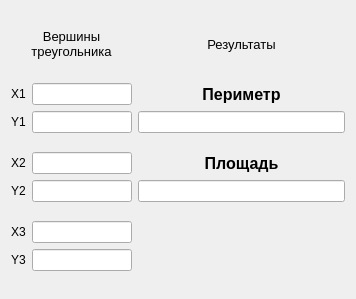
<?xml version="1.0" encoding="UTF-8"?>
<ui version="4.0">
 <class>Widget</class>
 <widget class="QWidget" name="Widget">
  <property name="geometry">
   <rect>
    <x>0</x>
    <y>0</y>
    <width>356</width>
    <height>299</height>
   </rect>
  </property>
  <property name="windowTitle">
   <string>Triangle Calculator</string>
  </property>
  <layout class="QGridLayout" name="gridLayout_4" columnstretch="1,1">
   <item row="0" column="0">
    <widget class="QLabel" name="coordLabel">
     <property name="sizePolicy">
      <sizepolicy hsizetype="Preferred" vsizetype="Fixed">
       <horstretch>0</horstretch>
       <verstretch>0</verstretch>
      </sizepolicy>
     </property>
     <property name="maximumSize">
      <size>
       <width>16777215</width>
       <height>40</height>
      </size>
     </property>
     <property name="font">
      <font>
       <pointsize>10</pointsize>
      </font>
     </property>
     <property name="text">
      <string>Вершины треугольника</string>
     </property>
     <property name="alignment">
      <set>Qt::AlignCenter</set>
     </property>
     <property name="wordWrap">
      <bool>true</bool>
     </property>
    </widget>
   </item>
   <item row="0" column="1">
    <widget class="QLabel" name="resultsLabel">
     <property name="sizePolicy">
      <sizepolicy hsizetype="Preferred" vsizetype="Fixed">
       <horstretch>0</horstretch>
       <verstretch>0</verstretch>
      </sizepolicy>
     </property>
     <property name="maximumSize">
      <size>
       <width>16777215</width>
       <height>40</height>
      </size>
     </property>
     <property name="font">
      <font>
       <pointsize>10</pointsize>
      </font>
     </property>
     <property name="text">
      <string>Результаты</string>
     </property>
     <property name="alignment">
      <set>Qt::AlignCenter</set>
     </property>
     <property name="wordWrap">
      <bool>true</bool>
     </property>
    </widget>
   </item>
   <item row="1" column="0">
    <layout class="QGridLayout" name="gridLayout">
     <item row="1" column="1">
      <widget class="QLineEdit" name="y1Edit">
       <property name="sizePolicy">
        <sizepolicy hsizetype="MinimumExpanding" vsizetype="Fixed">
         <horstretch>0</horstretch>
         <verstretch>0</verstretch>
        </sizepolicy>
       </property>
       <property name="maximumSize">
        <size>
         <width>100</width>
         <height>16777215</height>
        </size>
       </property>
      </widget>
     </item>
     <item row="1" column="0">
      <widget class="QLabel" name="y1Label">
       <property name="text">
        <string>Y1</string>
       </property>
      </widget>
     </item>
     <item row="0" column="0">
      <widget class="QLabel" name="x1Label">
       <property name="maximumSize">
        <size>
         <width>15</width>
         <height>16777215</height>
        </size>
       </property>
       <property name="text">
        <string>X1</string>
       </property>
      </widget>
     </item>
     <item row="0" column="1">
      <widget class="QLineEdit" name="x1Edit">
       <property name="sizePolicy">
        <sizepolicy hsizetype="MinimumExpanding" vsizetype="Fixed">
         <horstretch>0</horstretch>
         <verstretch>0</verstretch>
        </sizepolicy>
       </property>
       <property name="maximumSize">
        <size>
         <width>100</width>
         <height>16777215</height>
        </size>
       </property>
      </widget>
     </item>
    </layout>
   </item>
   <item row="1" column="1">
    <layout class="QVBoxLayout" name="perimeterLayout">
     <property name="spacing">
      <number>5</number>
     </property>
     <property name="sizeConstraint">
      <enum>QLayout::SetFixedSize</enum>
     </property>
     <item>
      <widget class="QLabel" name="parimeterLabel">
       <property name="sizePolicy">
        <sizepolicy hsizetype="Preferred" vsizetype="Fixed">
         <horstretch>0</horstretch>
         <verstretch>0</verstretch>
        </sizepolicy>
       </property>
       <property name="minimumSize">
        <size>
         <width>100</width>
         <height>10</height>
        </size>
       </property>
       <property name="maximumSize">
        <size>
         <width>1000000</width>
         <height>1000000</height>
        </size>
       </property>
       <property name="font">
        <font>
         <pointsize>12</pointsize>
         <weight>75</weight>
         <bold>true</bold>
        </font>
       </property>
       <property name="text">
        <string>Периметр</string>
       </property>
       <property name="alignment">
        <set>Qt::AlignCenter</set>
       </property>
      </widget>
     </item>
     <item>
      <widget class="QLineEdit" name="perimeterEdit">
       <property name="minimumSize">
        <size>
         <width>0</width>
         <height>15</height>
        </size>
       </property>
       <property name="maximumSize">
        <size>
         <width>1000000</width>
         <height>16777215</height>
        </size>
       </property>
       <property name="alignment">
        <set>Qt::AlignCenter</set>
       </property>
       <property name="readOnly">
        <bool>true</bool>
       </property>
      </widget>
     </item>
    </layout>
   </item>
   <item row="2" column="0">
    <layout class="QGridLayout" name="gridLayout_2">
     <item row="1" column="1">
      <widget class="QLineEdit" name="y2Edit">
       <property name="sizePolicy">
        <sizepolicy hsizetype="MinimumExpanding" vsizetype="Fixed">
         <horstretch>0</horstretch>
         <verstretch>0</verstretch>
        </sizepolicy>
       </property>
       <property name="maximumSize">
        <size>
         <width>100</width>
         <height>16777215</height>
        </size>
       </property>
      </widget>
     </item>
     <item row="1" column="0">
      <widget class="QLabel" name="y2Label">
       <property name="text">
        <string>Y2</string>
       </property>
      </widget>
     </item>
     <item row="0" column="0">
      <widget class="QLabel" name="x2Label">
       <property name="maximumSize">
        <size>
         <width>15</width>
         <height>16777215</height>
        </size>
       </property>
       <property name="text">
        <string>X2</string>
       </property>
      </widget>
     </item>
     <item row="0" column="1">
      <widget class="QLineEdit" name="x2Edit">
       <property name="sizePolicy">
        <sizepolicy hsizetype="MinimumExpanding" vsizetype="Fixed">
         <horstretch>0</horstretch>
         <verstretch>0</verstretch>
        </sizepolicy>
       </property>
       <property name="maximumSize">
        <size>
         <width>100</width>
         <height>16777215</height>
        </size>
       </property>
      </widget>
     </item>
    </layout>
   </item>
   <item row="2" column="1">
    <layout class="QVBoxLayout" name="squareLayout">
     <property name="spacing">
      <number>5</number>
     </property>
     <property name="sizeConstraint">
      <enum>QLayout::SetFixedSize</enum>
     </property>
     <item>
      <widget class="QLabel" name="squareLabel">
       <property name="sizePolicy">
        <sizepolicy hsizetype="Preferred" vsizetype="Fixed">
         <horstretch>0</horstretch>
         <verstretch>0</verstretch>
        </sizepolicy>
       </property>
       <property name="minimumSize">
        <size>
         <width>100</width>
         <height>10</height>
        </size>
       </property>
       <property name="maximumSize">
        <size>
         <width>100000</width>
         <height>100000</height>
        </size>
       </property>
       <property name="font">
        <font>
         <pointsize>12</pointsize>
         <weight>75</weight>
         <bold>true</bold>
        </font>
       </property>
       <property name="text">
        <string>Площадь</string>
       </property>
       <property name="alignment">
        <set>Qt::AlignCenter</set>
       </property>
      </widget>
     </item>
     <item>
      <widget class="QLineEdit" name="squareEdit">
       <property name="minimumSize">
        <size>
         <width>0</width>
         <height>15</height>
        </size>
       </property>
       <property name="maximumSize">
        <size>
         <width>16777215</width>
         <height>16777215</height>
        </size>
       </property>
       <property name="toolTipDuration">
        <number>0</number>
       </property>
       <property name="alignment">
        <set>Qt::AlignCenter</set>
       </property>
       <property name="readOnly">
        <bool>true</bool>
       </property>
      </widget>
     </item>
    </layout>
   </item>
   <item row="3" column="0">
    <layout class="QGridLayout" name="gridLayout_3">
     <item row="1" column="1">
      <widget class="QLineEdit" name="y3Edit">
       <property name="sizePolicy">
        <sizepolicy hsizetype="MinimumExpanding" vsizetype="Fixed">
         <horstretch>0</horstretch>
         <verstretch>0</verstretch>
        </sizepolicy>
       </property>
       <property name="maximumSize">
        <size>
         <width>100</width>
         <height>16777215</height>
        </size>
       </property>
      </widget>
     </item>
     <item row="0" column="1">
      <widget class="QLineEdit" name="x3Edit">
       <property name="sizePolicy">
        <sizepolicy hsizetype="MinimumExpanding" vsizetype="Fixed">
         <horstretch>0</horstretch>
         <verstretch>0</verstretch>
        </sizepolicy>
       </property>
       <property name="maximumSize">
        <size>
         <width>100</width>
         <height>16777215</height>
        </size>
       </property>
      </widget>
     </item>
     <item row="0" column="0">
      <widget class="QLabel" name="x3Label">
       <property name="maximumSize">
        <size>
         <width>15</width>
         <height>16777215</height>
        </size>
       </property>
       <property name="text">
        <string>X3</string>
       </property>
      </widget>
     </item>
     <item row="1" column="0">
      <widget class="QLabel" name="y3Label">
       <property name="text">
        <string>Y3</string>
       </property>
      </widget>
     </item>
    </layout>
   </item>
  </layout>
 </widget>
 <resources/>
 <connections/>
</ui>
